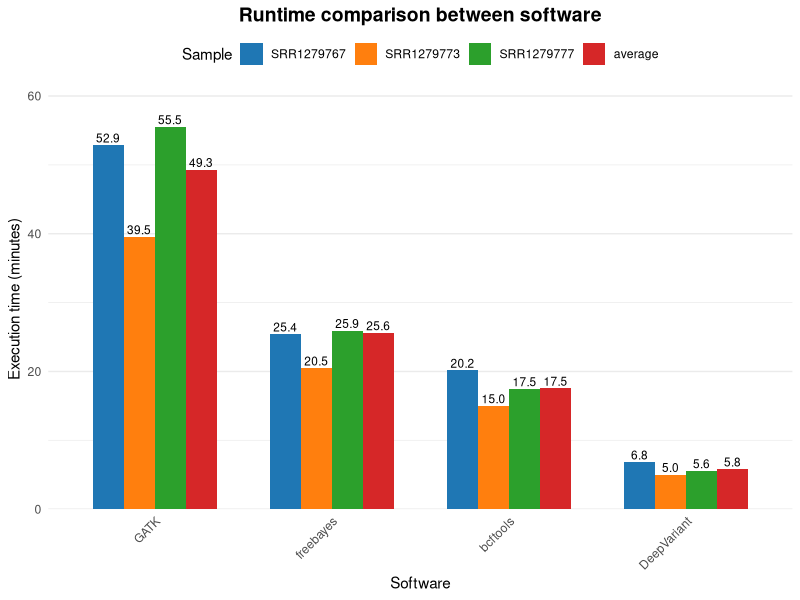
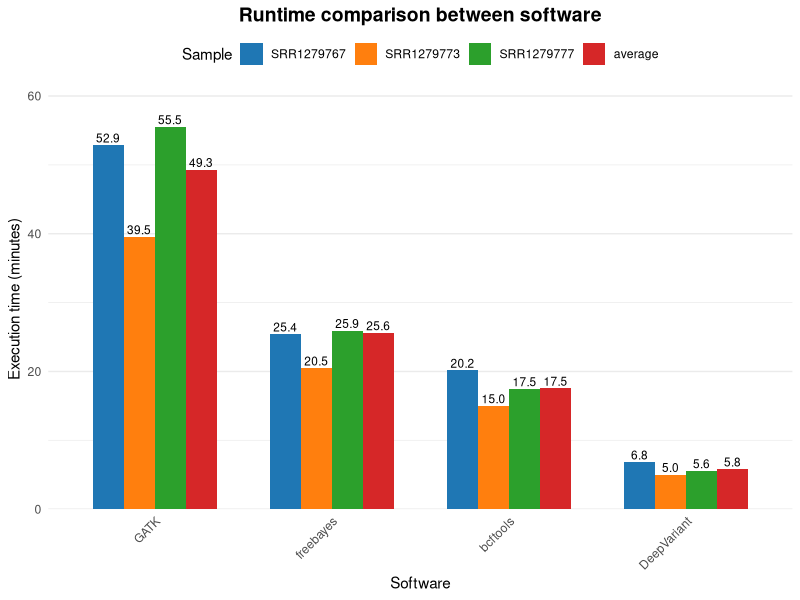

Recreate these plots in R, in order.
# Carregar pacotes necessários
library(ggplot2)
library(dplyr)
library(tidyr)
library(scales)

# Criar dataframe com os dados
data <- data.frame(
  Sample = c("SRR1279767", "SRR1279773", "SRR1279777", "average"),
  GATK = c(52.875, 39.545, 55.516, 49.3119),
  freebayes = c(25.398, 20.456, 25.936, 25.5965),
  DeepVariant = c(6.821, 4.995, 5.555, 5.7903),
  bcftools = c(20.160, 14.997, 17.472, 17.5431)
)

# Converter para formato longo (tidy)
data_long <- data %>%
  pivot_longer(cols = -Sample, names_to = "Software", values_to = "Minutes")

# Ordenar os softwares e amostras
data_long$Software <- factor(data_long$Software, 
                            levels = c("GATK", "freebayes", "bcftools", "DeepVariant"))
data_long$Sample <- factor(data_long$Sample, 
                          levels = c("SRR1279767", "SRR1279773", "SRR1279777", "average"))

# Criar o gráfico
ggplot(data_long, aes(x = Software, y = Minutes, fill = Sample)) +
  geom_bar(stat = "identity", position = position_dodge(), width = 0.7) +
  geom_text(aes(label = sprintf("%.1f", Minutes)), 
            position = position_dodge(width = 0.7), 
            vjust = -0.3, size = 3) +
  scale_fill_manual(values = c("#1f77b4", "#ff7f0e", "#2ca02c", "#d62728")) +
  labs(title = "Runtime comparison between software",
       x = "Software",
       y = "Execution time (minutes)",
       fill = "Sample") +
  theme_minimal() +
  theme(
    plot.title = element_text(hjust = 0.5, size = 14, face = "bold"),
    axis.text.x = element_text(angle = 45, hjust = 1),
    panel.grid.major.x = element_blank(),
    legend.position = "top"
  ) +
  scale_y_continuous(expand = expansion(mult = c(0, 0.1)))

# Salvar o gráfico
ggsave("runtime_comparison.png", width = 8, height = 6, dpi = 300)
